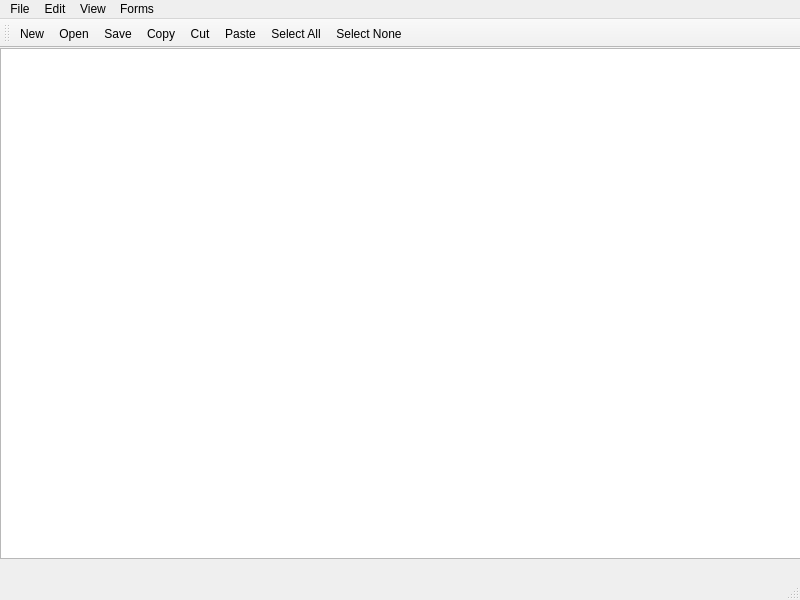
<?xml version="1.0" encoding="UTF-8"?>
<ui version="4.0">
 <class>MainWindow</class>
 <widget class="QMainWindow" name="MainWindow">
  <property name="geometry">
   <rect>
    <x>0</x>
    <y>0</y>
    <width>800</width>
    <height>600</height>
   </rect>
  </property>
  <property name="windowTitle">
   <string>MainWindow</string>
  </property>
  <widget class="QWidget" name="centralwidget">
   <widget class="QPlainTextEdit" name="plainTextEdit">
    <property name="geometry">
     <rect>
      <x>0</x>
      <y>0</y>
      <width>801</width>
      <height>511</height>
     </rect>
    </property>
   </widget>
  </widget>
  <widget class="QMenuBar" name="menubar">
   <property name="geometry">
    <rect>
     <x>0</x>
     <y>0</y>
     <width>800</width>
     <height>22</height>
    </rect>
   </property>
   <widget class="QMenu" name="menuFile">
    <property name="title">
     <string>File</string>
    </property>
    <addaction name="actionNew"/>
    <addaction name="actionOpen"/>
    <addaction name="actionSave"/>
    <addaction name="separator"/>
    <addaction name="actionExit"/>
   </widget>
   <widget class="QMenu" name="menuEdit">
    <property name="title">
     <string>Edit</string>
    </property>
    <addaction name="actionCopy"/>
    <addaction name="actionCut"/>
    <addaction name="actionPaste"/>
    <addaction name="actionSelect_All"/>
    <addaction name="actionSelect_None"/>
   </widget>
   <widget class="QMenu" name="menuView">
    <property name="title">
     <string>View</string>
    </property>
    <addaction name="actionToolBar_Top"/>
    <addaction name="actionToolbar_Bottom"/>
    <addaction name="actionToolbar_Right"/>
    <addaction name="actionToolbar_Left"/>
    <addaction name="separator"/>
    <addaction name="actionToolbar_Floatable"/>
    <addaction name="actionToolbar_Movable"/>
   </widget>
   <widget class="QMenu" name="menuForms">
    <property name="title">
     <string>Forms</string>
    </property>
    <addaction name="actionOpen_Form"/>
   </widget>
   <addaction name="menuFile"/>
   <addaction name="menuEdit"/>
   <addaction name="menuView"/>
   <addaction name="menuForms"/>
  </widget>
  <widget class="QStatusBar" name="statusbar"/>
  <widget class="QToolBar" name="toolBar">
   <property name="windowTitle">
    <string>toolBar</string>
   </property>
   <attribute name="toolBarArea">
    <enum>TopToolBarArea</enum>
   </attribute>
   <attribute name="toolBarBreak">
    <bool>false</bool>
   </attribute>
   <addaction name="actionNew"/>
   <addaction name="actionOpen"/>
   <addaction name="actionSave"/>
   <addaction name="actionCopy"/>
   <addaction name="actionCut"/>
   <addaction name="actionPaste"/>
   <addaction name="actionSelect_All"/>
   <addaction name="actionSelect_None"/>
  </widget>
  <action name="actionNew">
   <property name="icon">
    <iconset resource="Resources.qrc">
     <normaloff>:/iconlar/images/new.png</normaloff>:/iconlar/images/new.png</iconset>
   </property>
   <property name="text">
    <string>New</string>
   </property>
  </action>
  <action name="actionOpen">
   <property name="icon">
    <iconset resource="Resources.qrc">
     <normaloff>:/iconlar/images/open.png</normaloff>:/iconlar/images/open.png</iconset>
   </property>
   <property name="text">
    <string>Open</string>
   </property>
  </action>
  <action name="actionSave">
   <property name="icon">
    <iconset resource="Resources.qrc">
     <normaloff>:/iconlar/images/save.png</normaloff>:/iconlar/images/save.png</iconset>
   </property>
   <property name="text">
    <string>Save</string>
   </property>
  </action>
  <action name="actionExit">
   <property name="text">
    <string>Exit</string>
   </property>
  </action>
  <action name="actionCopy">
   <property name="icon">
    <iconset resource="Resources.qrc">
     <normaloff>:/iconlar/images/copy.png</normaloff>:/iconlar/images/copy.png</iconset>
   </property>
   <property name="text">
    <string>Copy</string>
   </property>
  </action>
  <action name="actionCut">
   <property name="icon">
    <iconset resource="Resources.qrc">
     <normaloff>:/iconlar/images/cut.png</normaloff>:/iconlar/images/cut.png</iconset>
   </property>
   <property name="text">
    <string>Cut</string>
   </property>
  </action>
  <action name="actionPaste">
   <property name="icon">
    <iconset resource="Resources.qrc">
     <normaloff>:/iconlar/images/paste.png</normaloff>:/iconlar/images/paste.png</iconset>
   </property>
   <property name="text">
    <string>Paste</string>
   </property>
  </action>
  <action name="actionSelect_All">
   <property name="icon">
    <iconset resource="Resources.qrc">
     <normaloff>:/iconlar/images/selectall.png</normaloff>:/iconlar/images/selectall.png</iconset>
   </property>
   <property name="text">
    <string>Select All</string>
   </property>
  </action>
  <action name="actionSelect_None">
   <property name="icon">
    <iconset resource="Resources.qrc">
     <normaloff>:/iconlar/images/selectnone.png</normaloff>:/iconlar/images/selectnone.png</iconset>
   </property>
   <property name="text">
    <string>Select None</string>
   </property>
  </action>
  <action name="actionToolBar_Top">
   <property name="text">
    <string>Toolbar Top</string>
   </property>
  </action>
  <action name="actionToolbar_Bottom">
   <property name="text">
    <string>Toolbar Bottom</string>
   </property>
  </action>
  <action name="actionToolbar_Right">
   <property name="text">
    <string>Toolbar Right</string>
   </property>
  </action>
  <action name="actionToolbar_Left">
   <property name="text">
    <string>Toolbar Left</string>
   </property>
  </action>
  <action name="actionToolbar_Floatable">
   <property name="text">
    <string>Toolbar Floatable</string>
   </property>
  </action>
  <action name="actionToolbar_Movable">
   <property name="text">
    <string>Toolbar Movable</string>
   </property>
  </action>
  <action name="actionOpen_Form">
   <property name="text">
    <string>Open Form</string>
   </property>
  </action>
 </widget>
 <resources>
  <include location="Resources.qrc"/>
 </resources>
 <connections/>
</ui>
